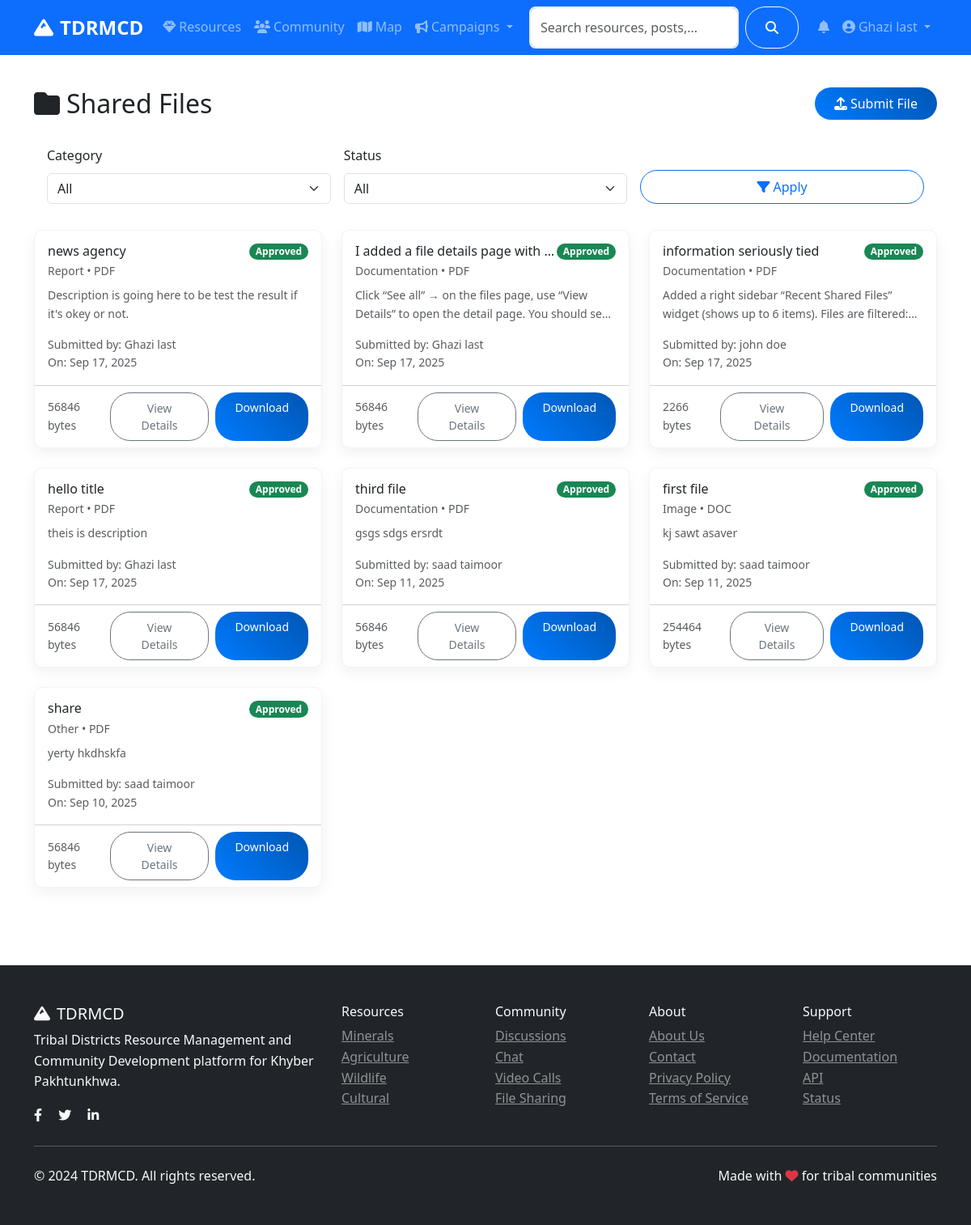
Screenshot of /community/files (signed in) with the database file from the repository.
### models.py (models this page shows, shortened)
class User(UserMixin, db.Model):
    id = db.Column(db.Integer, primary_key=True)
    username = db.Column(db.String(80), unique=True, nullable=False)
    email = db.Column(db.String(120), unique=True, nullable=False)
    password_hash = db.Column(db.String(120), nullable=False)
    first_name = db.Column(db.String(50), nullable=False)
    last_name = db.Column(db.String(50), nullable=False)
    role = db.Column(db.String(20), default='user')  # user, admin, researcher
    location = db.Column(db.String(100))
    bio = db.Column(db.Text)
    avatar = db.Column(db.String(200), default='default.jpg')
    is_active = db.Column(db.Boolean, default=True)
    created_at = db.Column(db.DateTime, default=datetime.utcnow)
    last_seen = db.Column(db.DateTime, default=datetime.utcnow)
    resources = db.relationship('Resource', backref='author', lazy='dynamic')
    posts = db.relationship('CommunityPost', backref='author', lazy='dynamic')
    chat_messages = db.relationship('ChatMessage', backref='sender', lazy='dynamic')
    file_submissions = db.relationship(
        'FileSubmission',
        foreign_keys='FileSubmission.submitter_id',
        backref='submitter',
        lazy='dynamic'
    )
    reviewed_submissions = db.relationship(
        'FileSubmission',
        foreign_keys='FileSubmission.reviewed_by',
        backref='reviewer_user',
        lazy='dynamic'
    )
    notifications = db.relationship('Notification', backref='user', lazy='dynamic')
    following = db.relationship('Follow', foreign_keys='Follow.follower_id', backref='follower', lazy='dynamic')
    followers = db.relationship('Follow', foreign_keys='Follow.followed_id', backref='followed', lazy='dynamic')
    def get_full_name(self):
        return f"{self.first_name} {self.last_name}"
    def is_admin(self):
        return self.role == 'admin'

class FileSubmission(db.Model):
    id = db.Column(db.Integer, primary_key=True)
    title = db.Column(db.String(200), nullable=False)
    description = db.Column(db.Text, nullable=False)
    filename = db.Column(db.String(200), nullable=False)
    original_filename = db.Column(db.String(200), nullable=False)
    file_type = db.Column(db.String(50))
    file_size = db.Column(db.Integer)
    reference = db.Column(db.Text, nullable=False)  # Required reference for validation
    category = db.Column(db.String(50), nullable=False)
    status = db.Column(db.String(20), default='pending')  # pending, approved, rejected
    submitter_id = db.Column(db.Integer, db.ForeignKey('user.id'), nullable=False)
    reviewed_by = db.Column(db.Integer, db.ForeignKey('user.id'))
    review_notes = db.Column(db.Text)
    created_at = db.Column(db.DateTime, default=datetime.utcnow)
    reviewed_at = db.Column(db.DateTime)
    reviewer = db.relationship('User', foreign_keys=[reviewed_by])

### routes/community.py (the view)
@community_bp.route('/files')
@login_required
def files():
    page = request.args.get('page', 1, type=int)
    category = request.args.get('category', 'all')
    status = request.args.get('status', 'all')
    query = FileSubmission.query
    if category != 'all':
        query = query.filter_by(category=category)
    if status != 'all':
        query = query.filter_by(status=status)
    if not current_user.is_admin():
        query = query.filter(
            (FileSubmission.status == 'approved') |
            (FileSubmission.submitter_id == current_user.id)
        )
    files = query.order_by(FileSubmission.created_at.desc()).paginate(
        page=page, per_page=10, error_out=False
    )
    categories = ['research', 'report', 'documentation', 'image', 'other']
    return render_template('community/files.html',
                         files=files,
                         categories=categories,
                         current_category=category,
                         current_status=status)

### app.py (called while the page is built)
@login_manager.user_loader
def load_user(user_id):
    return User.query.get(int(user_id))

### templates/community/files.html (shortened to what this page needs)
{% extends "base.html" %}
{% block content %}
<div class="container py-4">
    <div class="d-flex justify-content-between align-items-center mb-3">
        <h2 class="mb-0"><i class="fas fa-folder me-2"></i>Shared Files</h2>
        <a class="btn btn-primary" href="{{ url_for('community.submit_file') }}"><i class="fas fa-upload me-1"></i>Submit File</a>
    </div>
    <div class="card mb-3">
        <div class="card-body">
            <form class="row g-3" method="get" action="{{ url_for('community.files') }}">
                <div class="col-md-4">
                    <label class="form-label">Category</label>
                    <select name="category" class="form-select">
                        <option value="all" {% if current_category == 'all' %}selected{% endif %}>All</option>
                    </select>
                </div>
                <div class="col-md-4">
                    <label class="form-label">Status</label>
                    <select name="status" class="form-select">
                        <option value="all" {% if current_status == 'all' %}selected{% endif %}>All</option>
                    </select>
                </div>
                <div class="col-md-4 d-flex align-items-end">
                    <button class="btn btn-outline-primary w-100" type="submit"><i class="fas fa-filter me-1"></i>Apply</button>
                </div>
            </form>
        </div>
    </div>
    <div class="row">
        {% if files.items %}
            {% for f in files.items %}
            <div class="col-md-6 col-lg-4 mb-4">
                <div class="card h-100 file-card">
                    <div class="card-body">
                        <div class="d-flex justify-content-between align-items-start">
                            <h6 class="mb-1 file-title" title="{{ f.title }}">{{ f.title }}</h6>
                            <span class="badge bg-{{ 'success' if f.status=='approved' else 'warning' if f.status=='pending' else 'danger' }}">{{ f.status.title() }}</span>
                        </div>
                        <div class="small text-muted mb-2">{{ f.category.title() }} • {{ f.file_type|upper }}</div>
                        <p class="text-muted small truncate-2" title="{{ f.description }}">{{ f.description[:160] }}{% if f.description|length > 160 %}...{% endif %}</p>
                        <div class="small text-muted">Submitted by: {{ f.submitter.get_full_name() }}</div>
                        <div class="small text-muted">On: {{ f.created_at.strftime('%b %d, %Y') }}</div>
                    </div>
                    <div class="card-footer bg-transparent d-flex justify-content-between align-items-center">
                        <span class="text-muted small">{{ (f.file_size or 0) | int }} bytes</span>
                        <div class="d-flex gap-2">
                            <a class="btn btn-sm btn-outline-secondary" href="{{ url_for('community.file_detail', file_id=f.id) }}">View Details</a>
                            {% if f.status == 'approved' or (current_user.is_authenticated and f.submitter_id == current_user.id) %}
                            <a class="btn btn-sm btn-primary" href="/uploads/submissions/{{ f.filename }}" download>Download</a>
                            {% else %}
                            <button class="btn btn-sm btn-secondary" disabled>Pending</button>
                            {% endif %}
                        </div>
                    </div>
                </div>
            </div>
            {% endfor %}
        {% endif %}
    </div>
</div>
{% endblock %}

### templates/base.html (shortened to what this page needs)
<!DOCTYPE html>
<html lang="en">
<head>
    <link href="https://cdn.jsdelivr.net/npm/bootstrap@5.3.0/dist/css/bootstrap.min.css" rel="stylesheet">
    <link rel="stylesheet" href="https://cdnjs.cloudflare.com/ajax/libs/font-awesome/6.4.0/css/all.min.css">
    <link rel="stylesheet" href="https://unpkg.com/leaflet@1.9.4/dist/leaflet.css">
    <link rel="stylesheet" href="{{ url_for('static', filename='css/style.css') }}">
</head>
<body>
    <nav class="navbar navbar-expand-lg navbar-dark bg-primary sticky-top">
        <div class="container">
            <a class="navbar-brand fw-bold" href="{{ url_for('main.index') }}">
                <i class="fas fa-mountain me-2"></i>TDRMCD
            </a>
            <div class="collapse navbar-collapse" id="navbarNav">
                <ul class="navbar-nav me-auto">
                    <li class="nav-item">
                        <a class="nav-link" href="{{ url_for('resources.index') }}">
                            <i class="fas fa-gem me-1"></i>Resources
                        </a>
                    </li>
                    <li class="nav-item">
                        <a class="nav-link" href="{{ url_for('community.index') }}">
                            <i class="fas fa-users me-1"></i>Community
                        </a>
                    </li>
                    <li class="nav-item">
                        <a class="nav-link" href="{{ url_for('main.map_view') }}">
                            <i class="fas fa-map me-1"></i>Map
                        </a>
                    </li>
                    <li class="nav-item dropdown">
                        <a class="nav-link dropdown-toggle" href="#" role="button" data-bs-toggle="dropdown">
                            <i class="fas fa-bullhorn me-1"></i>Campaigns
                        </a>
                    </li>
                </ul>
                <form class="d-flex me-3 search-form no-loading" action="{{ url_for('main.search') }}" method="GET" onsubmit="return TDRMCD.validateSearch(event);">
                    <input class="form-control me-2" type="search" name="q" id="navbar-search" placeholder="Search resources, posts, users..." value="{{ request.args.get('q', '') }}">
                    <button class="btn btn-outline-light" type="submit">
                        <i class="fas fa-search"></i>
                    </button>
                </form>
                <ul class="navbar-nav">
                    {% if current_user.is_authenticated %}
                        <li class="nav-item dropdown">
                            <a class="nav-link" href="#" role="button" data-bs-toggle="dropdown" aria-expanded="false">
                                <span class="position-relative">
                                    <i class="fas fa-bell"></i>
                                </span>
                            </a>
                        </li>
                        <li class="nav-item dropdown">
                            <a class="nav-link dropdown-toggle" href="#" role="button" data-bs-toggle="dropdown">
                                <i class="fas fa-user-circle me-1"></i>{{ current_user.get_full_name() }}
                            </a>
                        </li>
                    {% endif %}
                </ul>
            </div>
        </div>
    </nav>
    <main>
        {% block content %}{% endblock %}
    </main>
    <footer class="bg-dark text-light py-5 mt-5">
        <div class="container">
            <div class="row">
                <div class="col-md-4">
                    <h5><i class="fas fa-mountain me-2"></i>TDRMCD</h5>
                    <p>Tribal Districts Resource Management and Community Development platform for Khyber Pakhtunkhwa.</p>
                    <div class="social-links">
                        <a href="#" class="text-light me-3"><i class="fab fa-facebook-f"></i></a>
                        <a href="#" class="text-light me-3"><i class="fab fa-twitter"></i></a>
                        <a href="#" class="text-light me-3"><i class="fab fa-linkedin-in"></i></a>
                    </div>
                </div>
                <div class="col-md-2">
                    <h6>Resources</h6>
                    <ul class="list-unstyled">
                        <li><a href="{{ url_for('resources.by_category', category='minerals') }}" class="text-light-50">Minerals</a></li>
                        <li><a href="{{ url_for('resources.by_category', category='agriculture') }}" class="text-light-50">Agriculture</a></li>
                        <li><a href="{{ url_for('resources.by_category', category='wildlife') }}" class="text-light-50">Wildlife</a></li>
                        <li><a href="{{ url_for('resources.by_category', category='cultural') }}" class="text-light-50">Cultural</a></li>
                    </ul>
                </div>
                <div class="col-md-2">
                    <h6>Community</h6>
                    <ul class="list-unstyled">
                        <li><a href="{{ url_for('community.index') }}" class="text-light-50">Discussions</a></li>
                        <li><a href="{{ url_for('community.chat') }}" class="text-light-50">Chat</a></li>
                        <li><a href="{{ url_for('community.video_calls') }}" class="text-light-50">Video Calls</a></li>
                        <li><a href="{{ url_for('community.files') }}" class="text-light-50">File Sharing</a></li>
                    </ul>
                </div>
                <div class="col-md-2">
                    <h6>About</h6>
                    <ul class="list-unstyled">
                        <li><a href="{{ url_for('main.about') }}" class="text-light-50">About Us</a></li>
                        <li><a href="{{ url_for('main.contact') }}" class="text-light-50">Contact</a></li>
                        <li><a href="{{ url_for('auth.privacy_policy') }}" class="text-light-50">Privacy Policy</a></li>
                        <li><a href="{{ url_for('auth.terms_of_service') }}" class="text-light-50">Terms of Service</a></li>
                    </ul>
                </div>
                <div class="col-md-2">
                    <h6>Support</h6>
                    <ul class="list-unstyled">
                        <li><a href="{{ url_for('main.help_center') }}" class="text-light-50">Help Center</a></li>
                        <li><a href="{{ url_for('main.documentation') }}" class="text-light-50">Documentation</a></li>
                        <li><a href="{{ url_for('main.api_page') }}" class="text-light-50">API</a></li>
                        <li><a href="{{ url_for('main.status_page') }}" class="text-light-50">Status</a></li>
                    </ul>
                </div>
            </div>
            <hr class="my-4">
            <div class="row align-items-center">
                <div class="col-md-6">
                    <p class="mb-0">&copy; 2024 TDRMCD. All rights reserved.</p>
                </div>
                <div class="col-md-6 text-md-end">
                    <p class="mb-0">Made with <i class="fas fa-heart text-danger"></i> for tribal communities</p>
                </div>
            </div>
        </div>
    </footer>
</body>
</html>

### static/css/style.css (style rules this page uses)
:root { --primary-color: #007bff; --secondary-color: #6c757d; --success-color: #28a745; --info-color: #17a2b8; --warning-color: #ffc107; --danger-color: #dc3545; --light-color: #f8f9fa; --dark-color: #343a40; }
body { font-family: 'Segoe UI', Tahoma, Geneva, Verdana, sans-serif; line-height: 1.6; }
.navbar-brand { font-size: 1.5rem; font-weight: 700; }
.card { border: none; border-radius: 10px; transition: all 0.3s ease; }
.btn { border-radius: 25px; padding: 0.5rem 1.5rem; font-weight: 500; transition: all 0.3s ease; cursor: pointer; }
.btn-primary { background: linear-gradient(45deg, var(--primary-color), #0056b3); border: none; }
.form-control { border-radius: 8px; border: 2px solid #e9ecef; padding: 0.75rem; transition: all 0.3s ease; }
.badge { font-size: 0.75rem; padding: 0.35em 0.65em; border-radius: 15px; }
.text-light-50 { color: rgba(255, 255, 255, 0.5) !important; }
.file-card { box-shadow: 0 6px 18px rgba(0, 0, 0, 0.06); border: 1px solid #f1f3f5; }
.file-card .card-body h6, .file-card .file-title { white-space: nowrap; overflow: hidden; text-overflow: ellipsis; }
.truncate-2 { display: -webkit-box; -webkit-line-clamp: 2; -webkit-box-orient: vertical; overflow: hidden; }

### rows the page displays
User: get_full_name "Ghazi last"
FileSubmission: title "news agency", status "Approved", category "Report", file_type "PDF", description "Description is going here to be test the result if it's okey or not.", submitter.get_full_name "Ghazi last", created_at "Sep 17, 2025", file_size "56846"
FileSubmission: title "I added a file details page with…", status "Approved", category "Documentation", file_type "PDF", description "Click “See all” → on the files page, use “View Details” to open the detail page. You should…", submitter.get_full_name "Ghazi last", created_at "Sep 17, 2025", file_size "56846"
FileSubmission: title "information seriously tied", status "Approved", category "Documentation", file_type "PDF", description "Added a right sidebar “Recent Shared Files” widget (shows up to 6 items). Files are…", submitter.get_full_name "john doe", created_at "Sep 17, 2025", file_size "2266"
FileSubmission: title "hello title", status "Approved", category "Report", file_type "PDF", description "theis is description", submitter.get_full_name "Ghazi last", created_at "Sep 17, 2025", file_size "56846"
FileSubmission: title "third file", status "Approved", category "Documentation", file_type "PDF", description "gsgs sdgs ersrdt", submitter.get_full_name "saad taimoor", created_at "Sep 11, 2025", file_size "56846"
FileSubmission: title "first file", status "Approved", category "Image", file_type "DOC", description "kj sawt asaver", submitter.get_full_name "saad taimoor", created_at "Sep 11, 2025", file_size "254464"
FileSubmission: title "share", status "Approved", category "Other", file_type "PDF", description "yerty hkdhskfa", submitter.get_full_name "saad taimoor", created_at "Sep 10, 2025", file_size "56846"
